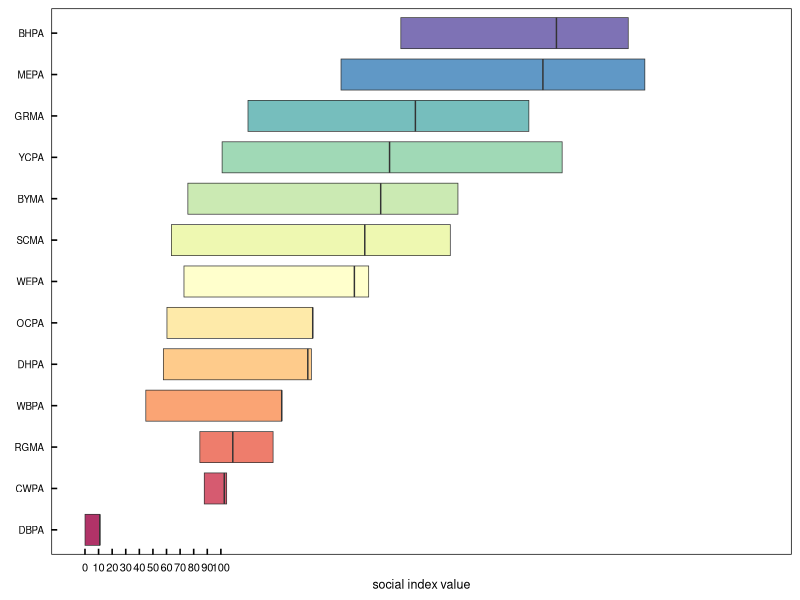
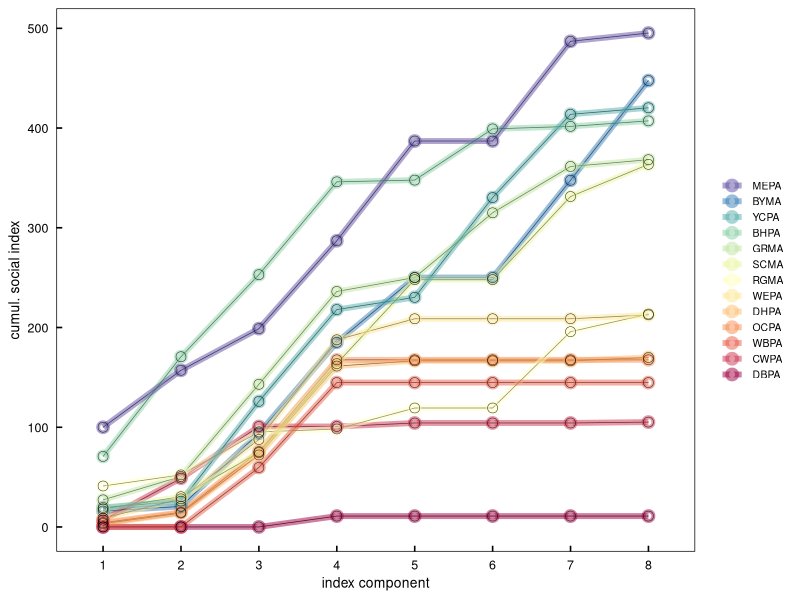
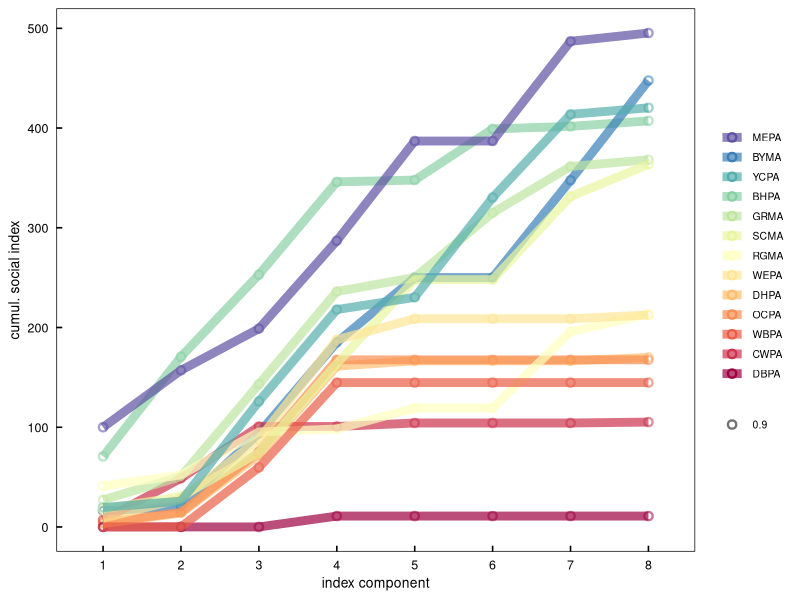

The R source for these figures, in order:
#### this script is compiling data for the sociality index 
#### then some basic dataviz


library(ggplot2)      # plotting and viz
library(plyr)         # legacy df manipulation
library(dplyr)        # variable grouping and manipulation
library(reshape)      # legacy df manipulation
library(data.table)   # legacy functions on df 
library(tidyverse)
library(tidyr)        # gathering and spreading
library(zoo)          # roll mean
library(ggthemes)     # helpful ggplot themes
library(forcats)
library(scales)
library(RColorBrewer) # pretty colors
library(ggridges)
library(colorspace)
library(patchwork)
library(lubridate)    # formatting times dates


# my custom ggplot theme
themeKV <- theme_few()+
  theme(strip.background = element_blank(),
        axis.line = element_blank(),
        axis.text.x = element_text(colour = "black", margin = margin(0.2, unit = "cm")),
        axis.text.y = element_text(colour = "black", margin = margin(c(1, 0.2), unit = "cm")),
        axis.ticks.x = element_line(colour = "black"), axis.ticks.y = element_line(colour = "black"),
        axis.ticks.length=unit(-0.15, "cm"),element_line(colour = "black", linewidth=.25),
        panel.border = element_rect(colour = "black", fill=NA, linewidth=.5),
        legend.title=element_blank(),
        strip.text=element_text(hjust=0))


#### read in beak and wing morph data
#setwd("/Users/kylevanhoutan/colpa_flock/")
# df <- read.csv('data/sociality.csv')
df <- read.csv('data/sociality2.csv')
# sociality <- gather(df, key="OBSERV", value="ESTIMATE", 2:9) # gather wide data to make tall db
sociality <- df %>% gather(key="OBSERV", value="ESTIMATE", 2:9) 
sociality$OBSERV <- str_replace(sociality$OBSERV,"X", "")  
  

# make 13 color Brewer palette
getPalette = colorRampPalette(brewer.pal(11, "Spectral")) # interpolate colors to fit the 13 parrot species
Spectral13 <- getPalette(13) 

# now make box plot, sorting largest to smallest by species
ggplot(sociality, aes(fill=fct_reorder(SPECIES,ESTIMATE, .fun=median), x=ESTIMATE,
                      y=fct_reorder(SPECIES,ESTIMATE, .fun=median, .desc=FALSE))) +
  themeKV + theme(axis.text.y = element_text(size = 7), axis.text.x = element_text(size = 8),
                  axis.title.x = element_text(size = 9),axis.title.y = element_text(size = 0),
                  legend.position = "none") + 
  geom_boxplot(outlier.shape = NA, coef = 0, # remove outliers and whiskers
               lwd=0.25, alpha = 0.8) +
  scale_fill_manual(values = Spectral13) + # bring in manual palette
  xlab("social index value") +
  scale_x_continuous(breaks = seq(0, 100, by = 10))


ggplot(sociality, aes(x=OBSERV, y=ESTIMATE, group = SPECIES)) +
  themeKV + theme(axis.text.x = element_text(size = 9),
                              axis.title.x = element_text(size = 10),
                              axis.text.y = element_text(size = 9),
                              axis.title.y = element_text(size = 10),
                              legend.key.height = unit(0.4, 'cm'), # shrink the native height of legend
                              legend.text = element_text(size=7.5)) + # reduce font size on legend
  geom_line(linewidth = 0.25, alpha = 0.9) + 
  geom_line(aes(color=fct_reorder(SPECIES,ESTIMATE, .fun=max)),linewidth = 2, alpha = 0.5) + 
  geom_point(shape = 21, size = 2, stroke = 2, alpha = 0.5,
             aes(color=fct_reorder(SPECIES,ESTIMATE, .fun=max)))+
  geom_point(shape = 21, size = 3.2, stroke = 0.25, alpha = 0.9)+
  scale_color_manual(values = Spectral13) + # bring in manual palette
  ylab("cumul. social index") +
  xlab("index component") +
  guides(color = guide_legend(reverse=TRUE, # reverse legend sort order to match data sort
                              override.aes = list(size=2))) # reduce point size in legend


ggplot(sociality, aes(x=OBSERV, y=ESTIMATE, group = SPECIES)) +
  themeKV + theme(axis.text.x = element_text(size = 9),
                  axis.title.x = element_text(size = 10),
                  axis.text.y = element_text(size = 9),
                  axis.title.y = element_text(size = 10),
                  legend.key.height = unit(0.4, 'cm'), # shrink the native height of legend
                  legend.text = element_text(size=7.5)) + # reduce font size on legend
  #geom_line(linewidth = 0.25, alpha = 0.9) + 
  geom_point(shape = 21, size = 2, stroke = 1.2,
             aes(color=fct_reorder(SPECIES,ESTIMATE, .fun=max), alpha=0.9)
             )+
  geom_line(aes(color=fct_reorder(SPECIES,ESTIMATE, .fun=max)),linewidth = 3, alpha = 0.7) + 
  #geom_point(shape = 21, size = 3.2, stroke = 0.25, alpha = 0.9)+
  scale_color_manual(values = Spectral13) + # bring in manual palette
#  scale_fill_manual(values = Spectral13) + # bring in manual palette
  ylab("cumul. social index") +
  xlab("index component") +
  guides(color = guide_legend(reverse=TRUE, # reverse legend sort order to match data sort
                              override.aes = list(size=2))) # reduce point size in legend
